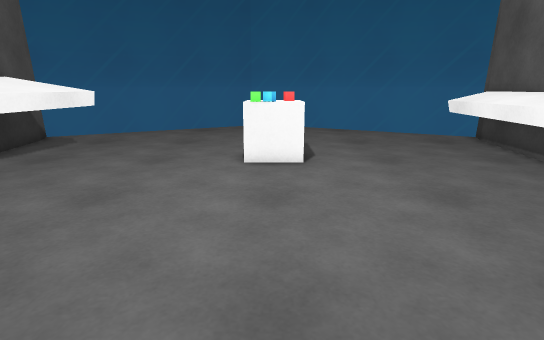
View 1 (above)

12 first-person views from a walk through a scene from a Unity 3-D project. The camera is 1.2 m above the floor, tilts 14° down and sees 80° across. The floor is counted in squares, 0.5 m on a side. Each view is taken from the middle of a square. On the plan, view 1 faces up. The plan holds only what a view shows up to about 20 squares ahead; the rest is blank. The place goes on beyond the plan. The player character is not drawn.

View 2
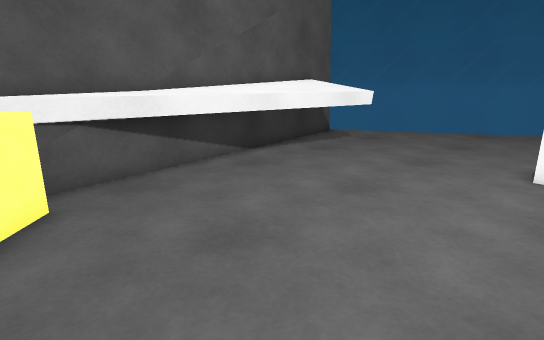

View 3
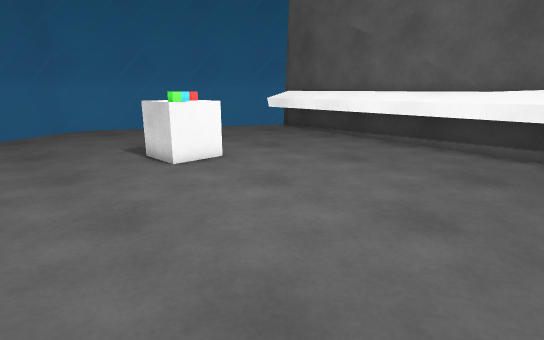

View 4
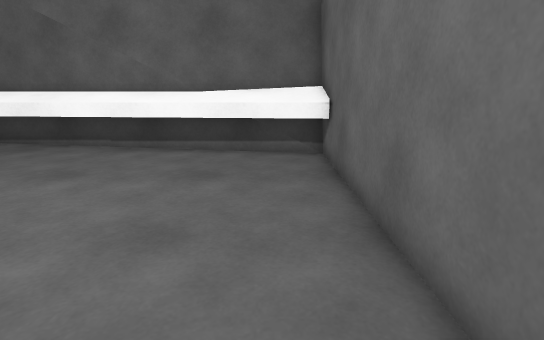

View 5
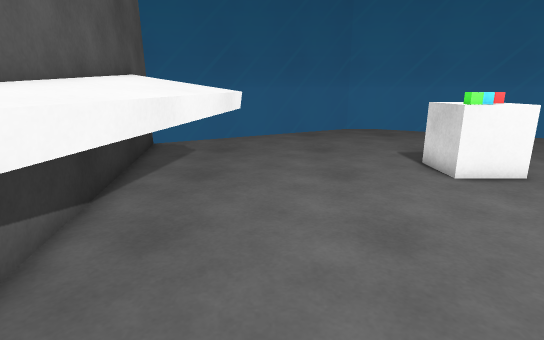

View 6
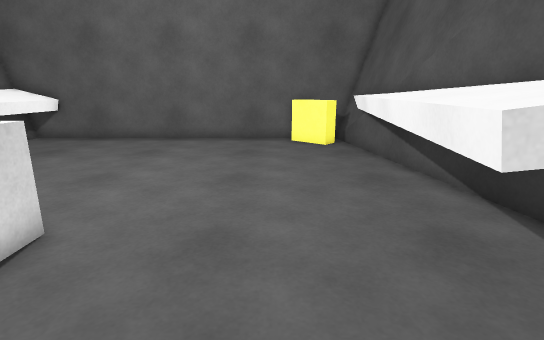

View 7
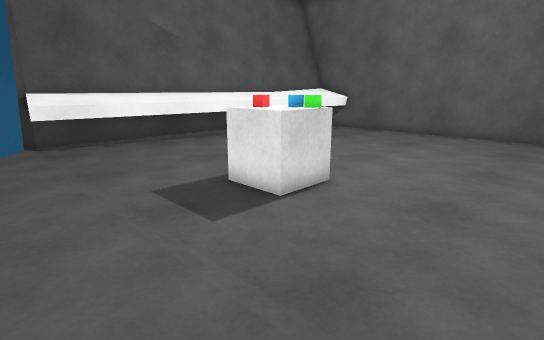

View 8
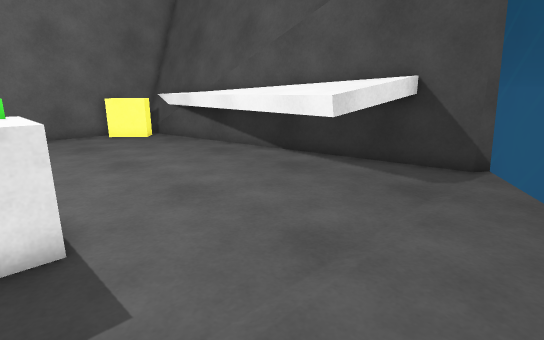

View 9
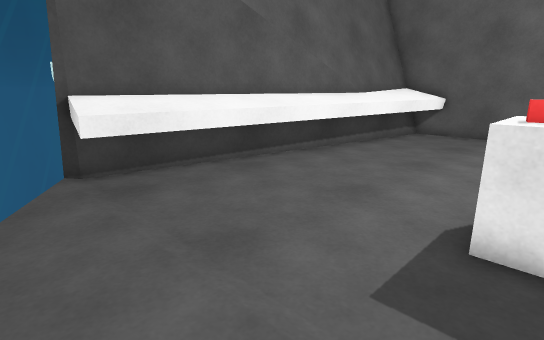

View 10
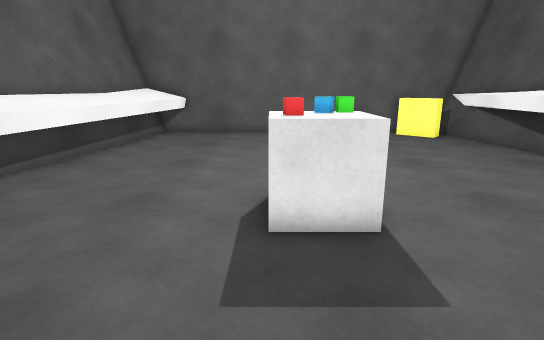

View 11
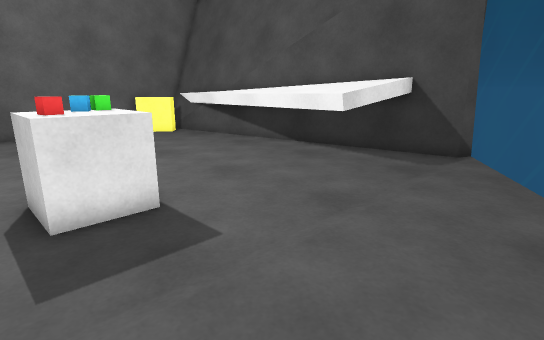

View 12
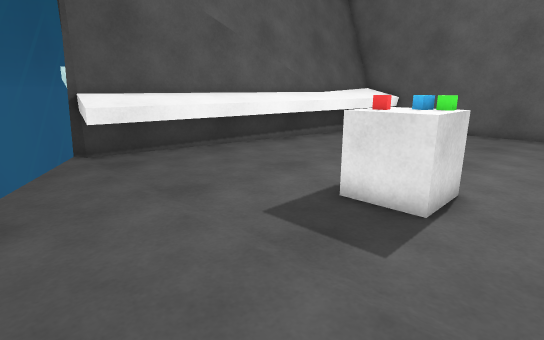

### Floor plan
Key: @ floor where view 1 was taken; # wall or solid block; . floor; = window, fence, low wall or low ledge; ^ raised ledge; O other object.
Columns run from 11 left of view 1 to 10 right of it. Each row starts with its distance up from view 1.
 22         #====#
 21        ==....==
 20      #= ...... =#
 19     ==..........==
 18  #== ............ =#
 17 #==................==
 16 =...................^#
 15 #..................^^#
 14 #..................^^#
 13 #^^^^.....OOO......^^#
 12 #^^^^.....OOO......^^#
 11 #^^^^.....OOO......^^
 10  ^^^...............^^
  9  #^^...............^#
  8  #^^..............^^#
  7  #^^..............^^#
  6  #^^..............^^#
  5  #^^..............^^#
  4  #^...............^^#
  3  ##...............^^#
  2  ##..............^^^#
  1  ##OO............^^^#
  0  ## OO.....@.....^^^#
 -1   ##################

Where each view was taken, in squares from view 1:
view 1: 0 up, 0 right, facing up
view 2: 0 up, 0 right, facing up-left
view 3: 1 up, 6 left, facing up-right
view 4: 1 up, 5 left, facing right
view 5: 2 up, 6 left, facing up
view 6: 16 up, 5 left, facing down
view 7: 18 up, 6 left, facing down-right
view 8: 18 up, 0 right, facing down-left
view 9: 18 up, 0 right, facing down-right
view 10: 18 up, 1 right, facing down
view 11: 19 up, 2 right, facing down-left
view 12: 19 up, 3 left, facing down-right
